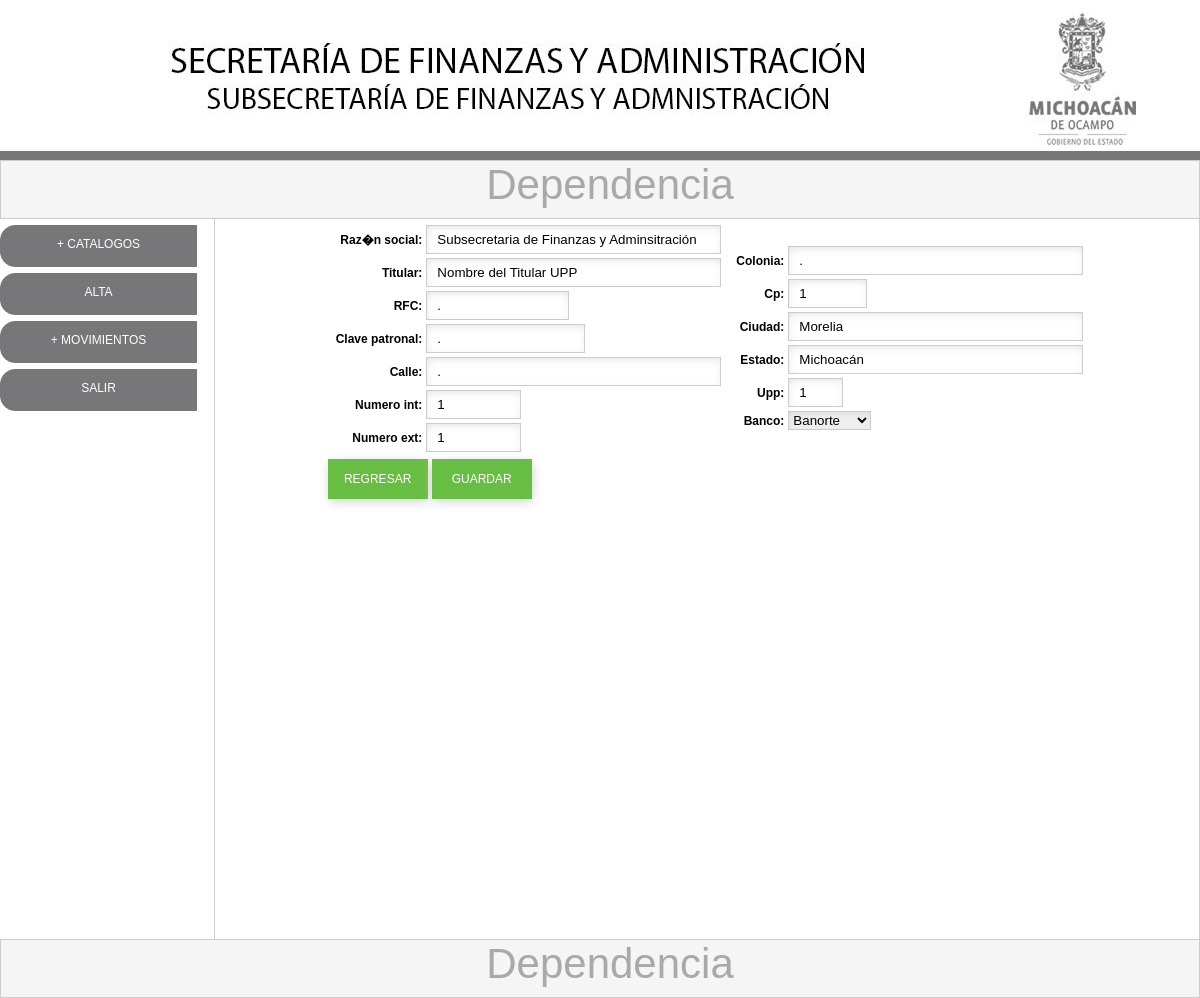
The app's page /empresas_md.php?idempresa=1 (signed in) with its own data.
### tables this page shows
CREATE TABLE `empresa` (
  `idempresa` int(11) NOT NULL AUTO_INCREMENT,
  `director` varchar(200) DEFAULT NULL,
  `razonsocial` varchar(150) DEFAULT NULL,
  `titular` varchar(90) DEFAULT NULL,
  `rfc` varchar(13) DEFAULT NULL,
  `clavepatronal` varchar(15) DEFAULT NULL,
  `calle` varchar(60) DEFAULT NULL,
  `numeroint` varchar(7) DEFAULT NULL,
  `numeroext` varchar(7) DEFAULT NULL,
  `colonia` varchar(60) DEFAULT NULL,
  `cp` varchar(5) DEFAULT NULL,
  `ciudad` varchar(60) DEFAULT NULL,
  `estado` varchar(60) DEFAULT NULL,
  `urlcertificado` text,
  `nocertificado` text,
  `sello` text,
  `upp` varchar(2) DEFAULT NULL,
  `idbancos` int(11) DEFAULT NULL,
  PRIMARY KEY (`idempresa`)
);

### empresas_md.php (the view, shortened to what this page needs)
<?php require_once('Connections/conexion.php'); ?>
<?php
if (!function_exists("GetSQLValueString")) {
function GetSQLValueString($theValue, $theType, $theDefinedValue = "", $theNotDefinedValue = "")
{
  $theValue = function_exists("mysql_real_escape_string") ? mysql_real_escape_string($theValue) : mysql_escape_string($theValue);
  switch ($theType) {
    case "long":
    case "int":
      $theValue = ($theValue != "") ? intval($theValue) : "NULL";
      break;
  }
  return $theValue;
}
}
$editFormAction = $_SERVER['PHP_SELF'];
if (isset($_SERVER['QUERY_STRING'])) {
  $editFormAction .= "?" . htmlentities($_SERVER['QUERY_STRING']);
}
$query_bancos = "SELECT * FROM bancos";
$bancos = mysql_query($query_bancos, $conexion) or die(mysql_error());
$row_bancos = mysql_fetch_assoc($bancos);
$colname_empresa = "-1";
if (isset($_GET['idempresa'])) {
  $colname_empresa = $_GET['idempresa'];
}
$query_empresa = sprintf("SELECT idempresa, razonsocial, titular, rfc, clavepatronal, calle, numeroint, numeroext, colonia, cp, ciudad, estado, upp, idbancos FROM empresa WHERE idempresa = %s", GetSQLValueString($colname_empresa, "int"));
$empresa = mysql_query($query_empresa, $conexion) or die(mysql_error());
$row_empresa = mysql_fetch_assoc($empresa);
?>
<!doctype html>
<html>
<head>
<link rel="stylesheet" type="text/css" href="css/estilos.css">
</head>
<body topmargin="0" leftmargin="0">
<div id="todo">
	<div id="cabeza_prin">
    </div>
    <div id="cuerpo">
    <div id="tituloarriba">
   		<div id="titulosup">Dependencia</div>
    </div>
    	<div id="panelizq">
			<? include("menu.php"); ?>
      </div>
        <div id="centro_prin">
          <form method="post" name="form1" action="<?php echo $editFormAction; ?>">
          <table align="center">
          <tr>
          	<td>
            <table align="center">
              <tr valign="baseline">
                <td nowrap align="right"><label class="label">Raz�n social:</label></td>
                <td><input class="campo" type="text" name="razonsocial" value="<?php echo htmlentities($row_empresa['razonsocial'], ENT_COMPAT, 'iso-8859-1'); ?>" size="32" maxlength="150"></td>
              </tr>
              <tr valign="baseline">
                <td nowrap align="right"><label class="label">Titular:</label></td>
                <td><input class="campo" type="text" name="titular" value="<?php echo htmlentities($row_empresa['titular'], ENT_COMPAT, 'iso-8859-1'); ?>" size="32" maxlength="90"></td>
              </tr>
              <tr valign="baseline">
                <td nowrap align="right"><label class="label">RFC:</label></td>
                <td><input class="campo" type="text" name="rfc" value="<?php echo htmlentities($row_empresa['rfc'], ENT_COMPAT, 'iso-8859-1'); ?>" size="13" maxlength="13"></td>
              </tr>
              <tr valign="baseline">
                <td nowrap align="right"><label class="label">Clave patronal:</label></td>
                <td><input class="campo" type="text" name="clavepatronal" value="<?php echo htmlentities($row_empresa['clavepatronal'], ENT_COMPAT, 'iso-8859-1'); ?>" size="15" maxlength="15"></td>
              </tr>
              <tr valign="baseline">
                <td nowrap align="right"><label class="label">Calle:</label></td>
                <td><input class="campo" type="text" name="calle" value="<?php echo htmlentities($row_empresa['calle'], ENT_COMPAT, 'iso-8859-1'); ?>" size="32" maxlength="60"></td>
              </tr>
              <tr valign="baseline">
                <td nowrap align="right"><label class="label">Numero int:</label></td>
                <td><input class="campo" type="text" name="numeroint" value="<?php echo htmlentities($row_empresa['numeroint'], ENT_COMPAT, 'iso-8859-1'); ?>" size="7" maxlength="7" onKeyPress="return solonumeros(this.form, event)"></td>
              </tr>
              <tr valign="baseline">
                <td nowrap align="right"><label class="label">Numero ext:</label></td>
                <td><input class="campo" type="text" name="numeroext" value="<?php echo htmlentities($row_empresa['numeroext'], ENT_COMPAT, 'iso-8859-1'); ?>" size="7" maxlength="7" onKeyPress="return solonumeros(this.form, event)"></td>
              </tr>
            </table>
            </td>
          	<td>
            <table align="center">
              <tr valign="baseline">
                <td nowrap align="right"><label class="label">Colonia:</label></td>
                <td><input class="campo" type="text" name="colonia" value="<?php echo htmlentities($row_empresa['colonia'], ENT_COMPAT, 'iso-8859-1'); ?>" size="32" maxlength="60"></td>
              </tr>
              <tr valign="baseline">
                <td nowrap align="right"><label class="label">Cp:</label></td>
                <td><input class="campo" type="text" name="cp" value="<?php echo htmlentities($row_empresa['cp'], ENT_COMPAT, 'iso-8859-1'); ?>" size="5" maxlength="5" onKeyPress="return solonumeros(this.form, event)"></td>
              </tr>
              <tr valign="baseline">
                <td nowrap align="right"><label class="label">Ciudad:</label></td>
                <td><input class="campo" type="text" name="ciudad" value="<?php echo htmlentities($row_empresa['ciudad'], ENT_COMPAT, 'iso-8859-1'); ?>" size="32" maxlength="60"></td>
              </tr>
              <tr valign="baseline">
                <td nowrap align="right"><label class="label">Estado:</label></td>
                <td><input class="campo" type="text" name="estado" value="<?php echo htmlentities($row_empresa['estado'], ENT_COMPAT, 'iso-8859-1'); ?>" size="32" maxlength="60"></td>
              </tr>
              <tr valign="baseline">
                <td nowrap align="right"><label class="label">Upp:</label></td>
                <td><input class="campo" type="text" name="upp" value="<?php echo htmlentities($row_empresa['upp'], ENT_COMPAT, 'iso-8859-1'); ?>" size="2" maxlength="2" onKeyPress="return solonumeros(this.form, event)"></td>
              </tr>
              <tr valign="baseline">
                <td nowrap align="right"><label class="label">Banco:</label></td>
                <td><select name="idbancos" class="lista">
                  <?php
do {
?>
                  <option value="<?php echo $row_bancos['idbancos']?>" ><?php echo $row_bancos['banco']?></option>
                  <?php
} while ($row_bancos = mysql_fetch_assoc($bancos));
?>
                </select></td>
            </table>
            </td>
              <tr valign="baseline">
                <td nowrap><input class="boton" type="button" name="regresar" id="regresar" value="REGRESAR" onClick="location.replace('empresas.php');">
                <input class="boton" type="button" name="guardar" id="guardar" value="GUARDAR" onClick="if(valida(this.form)) submit();"></td>
              </tr>
            </table>
          </form>
          <p>&nbsp;</p>
        </div>
    </div>
    <div id="tituloabajo">
   		<div id="tituloinf">Dependencia</div>
    </div>
</div>
</body>
</html>

### css/estilos.css (style rules this page uses)
#todo { margin: 10px auto; width: 1200px; }
#cabeza_prin { width:1200px; height:150px; background: url(../imagenes/bannernomina.jpg); }
#cuerpo { width:1200px; height:645px; }
#panelizq { float:left; width:214px; height:637px; }
#centro_prin { float:left; border-left:1px solid #CCC; border-right:1px solid #CCC; width:984px;; height:720px; background-repeat:no-repeat; background-position:center; background-size:800px; }
#tituloarriba { border:1px solid #CCC; width:1198px; height:57px; background:#F5F5F5; }
#tituloabajo { border:1px solid #CCC; width:1198px; height:57px; background:#F5F5F5; float: left; }
#titulosup { padding-left:20px; font-family: Tahoma, Geneva, sans-serif; font-size: 42px; color: #A9A9A9; text-align:center; }
#tituloinf { padding-left:20px; font-family: Tahoma, Geneva, sans-serif; font-size: 42px; color: #A9A9A9; text-align:center; }
.campo { border: 0; outline:none; height:25px; border:1px solid #CCC; -webkit-box-shadow: inset 1px 3px 12px -5px #CCC; box-shadow: inset 1px 3px 12px -5px #CCC; padding-left:10px; padding-right:10px; }
.label { padding-left:5px; font-family:Tahoma, Geneva, sans-serif; font-size:12px; font-weight:bold; color:#000000; }
.lista { outline: none; border: 1px solid #CCC; -webkit-box-shadow: inset 1px 3px 12px -5px #CCC; box-shadow: inset 1px 3px 12px -5px #CCC; font-family: Tahoma, Geneva, sans-serif; }
.boton { width:100px; height:40px; font-family:Tahoma, Geneva, sans-serif; font-size:12px; border:1px solid #68BE42; background:#68BE42; color:#FFFFFF; -webkit-box-shadow: 1px 3px 12px -1px #CCC; box-shadow: 1px 3px 12px -1px #CCC; }

### records on screen
empresa: razonsocial "Subsecretaria de Finanzas y Adminsitración", titular "Nombre del Titular UPP", rfc ".", clavepatronal ".", calle ".", numeroint "1", numeroext "1", colonia ".", cp "1", ciudad "Morelia", estado "Michoacán", upp "1"

### other values on screen
form field idbancos "Banorte"
